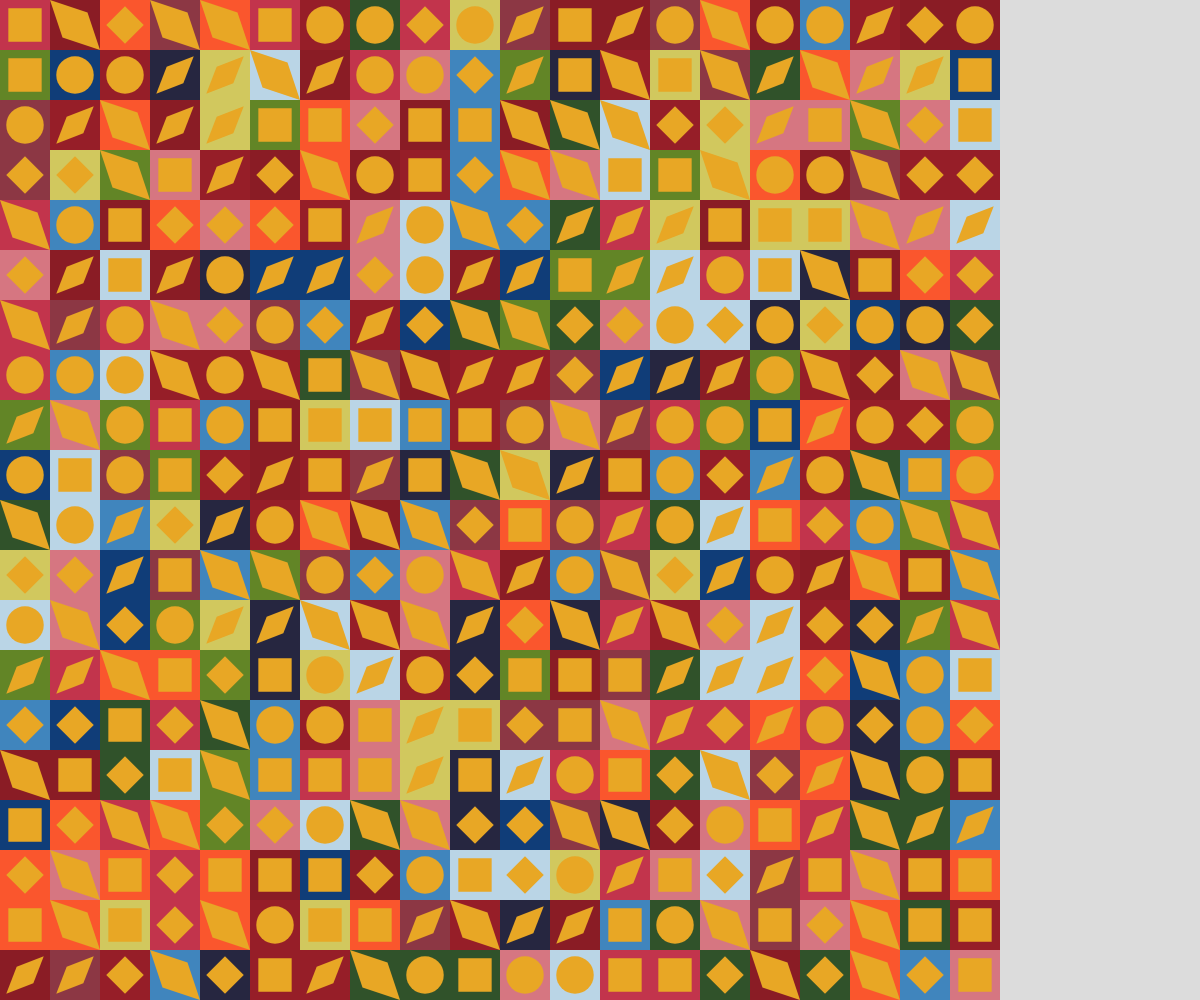
Frame 1 (no input)
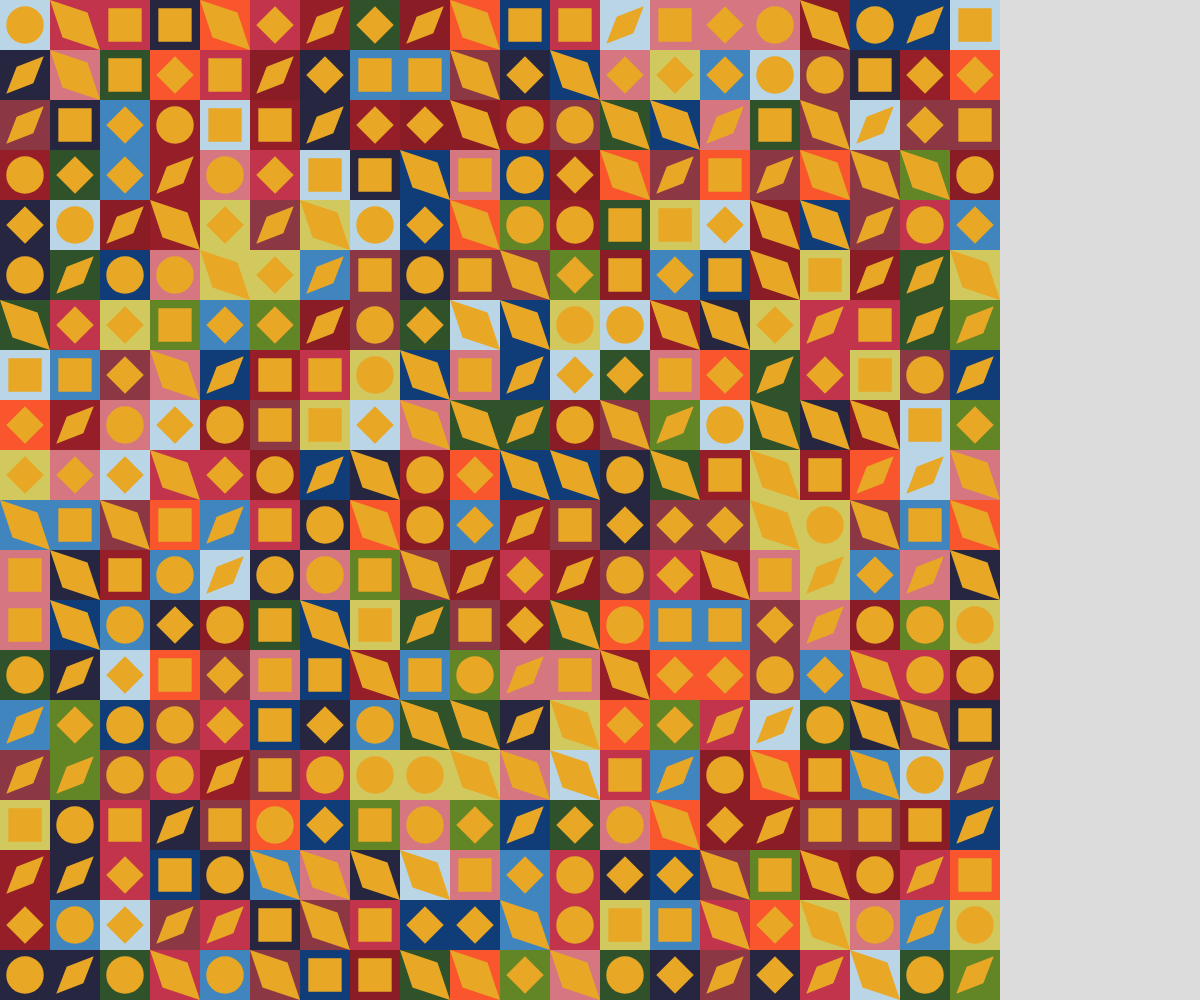
Frame 2 (the mouse pressed at the canvas centre, redrawn once)

The p5.js sketch that drew these frames (run headless with seeded random() and noise() and a simulated clock; the mouse was pressed at the canvas centre and the sketch redrawn once):

// p5.js sketch
// ── sketch.js
let backgroundColours= ["#D67681","#8A1C25", "#262640", "#8C3744", "#103D78","#4085BD", "#30522A", "#BAD5E6", "#FA562D", "#C2344C", "#628526", "#D1C85E", "#961E28"];
let geometryColour= "#E8A725";


function setup() {
  
  createCanvas(windowWidth, windowHeight);
  noLoop();
}


function drawSquare(x,y,side) {
  noStroke();
  let numero= floor(random(backgroundColours.length));
  fill(backgroundColours[numero]);
  square(x,y,side);
  let geometryNumber= floor(random(5));
  // cerchio
  fill(geometryColour);
  if (geometryNumber == 0) {
     circle(x+side/2, y+side/2, side*3/4);
  }
  // else if per mettere più opzioni
  // quadrato
  else if (geometryNumber == 1) {
    square(x+side/6, y+side/6, side*2/3);
  }

  // quadrato ruotato
  else if (geometryNumber == 2) {
    //conosco la diagonale del quadrato che è = al diametro del cerchio (side) e al lato dell'altro quadrato
    //quindi calcolo il lato del quadrato ruotato
    let innerSide = (3 / 4) * (side / sqrt(2)); // variabile lato del quadrato ruotato
    push(); 
    translate(x + side / 2, y + side / 2); // Sposta l'origine al centro del quadrato esterno
    rotate(radians(45)); 
    square(-innerSide / 2, -innerSide / 2, innerSide); // il quadrato ruotato è centrato
    pop();
  }

  // rombo grande
  else if (geometryNumber == 3) {
    beginShape(QUADS); //creo figura a partire dai vertici
    //definisco i vertici in senso orario
    vertex(x,y); 
    vertex(x+side/4+side/2, y+side/4); 
    vertex(x+side, y+side);
    vertex(x+side/4, y+side/4+side/2);
    endShape(CLOSE);
  }

  //rombo piccolo. è l'ultimo quindi scrivo solo else
  else{
    beginShape(QUADS);
    vertex(x+side/3, y+side/3); 
    vertex(x+side-side/8, y+side/8); 
    vertex(x+side-side/3, y+side-side/3);
    vertex(x+side/8, y+side-side/8);
    endShape(CLOSE);  
  }
}

function draw() {
  background(220);
  drawSquare (0,0,50);

  for (let i=0; i<20; i++) {
    for (let j= 0; j<20; j++){
      let side= 50;
      drawSquare(side*i, side*j,side);
    }
  }
}
